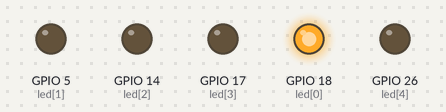
Simulated run of this program. Board: ESP32 board running MicroPython. Parts: output pins drawn as LEDs (lit = HIGH).

Above: at 0.15 s.
At 8.25 s:
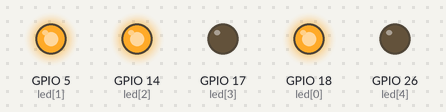
At 18.55 s:
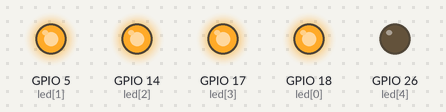
At 27.95 s:
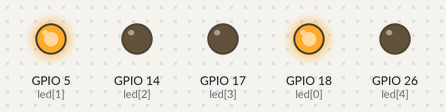
At 38.8 s:
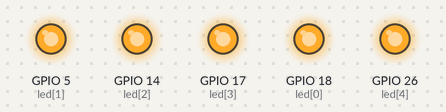
Timing chart, 0 to 40.0 s (numbered marks = the images above):
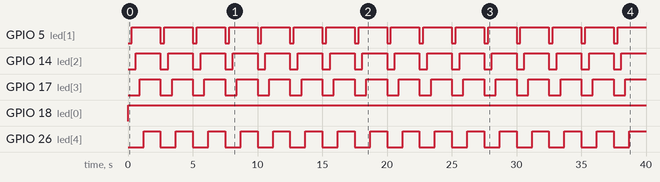

Measured:
- by itself, GPIO 5 (led[1]): alternates HIGH for 2.2 s and LOW for 0.30 s
- by itself, GPIO 14 (led[2]): alternates HIGH for 1.9 s and LOW for 0.60 s
- by itself, GPIO 17 (led[3]): alternates HIGH for 1.6 s and LOW for 0.90 s
- by itself, GPIO 18 (led[0]): LOW → HIGH at 0.00 s
- by itself, GPIO 26 (led[4]): alternates HIGH for 1.3 s and LOW for 1.2 s

The program:

extra2_all_on_then_off.py
```python
from machine import Pin
import time

pins = [18, 5, 14, 17, 26]


def showLed():
    for pin in pins:                      # 켜기만 하는 반복문
        led = Pin(pin, Pin.OUT)
        led.value(1)
        time.sleep_ms(300)

    time.sleep(1)                         # 다 켜진 채로 1초

    for pin in pins:                      # 끄기만 하는 반복문
        led = Pin(pin, Pin.OUT)
        led.value(0)


while True:
    showLed()
```
